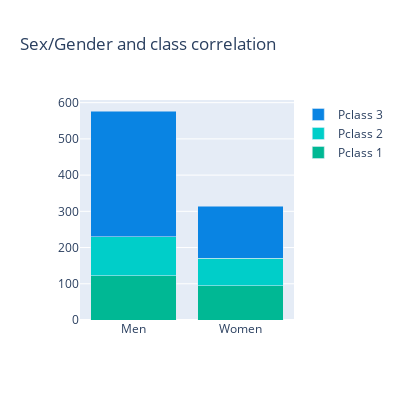

Notebook code for this chart:
### Markdown cell above
* **Sex - Pclass** > *Correlation*: -0.13

### Code cell
fig = go.Figure()

ct = pd.crosstab(df2['Sex'], df2['Pclass'])
ct.index = ['Men', 'Women'] 


colors = ['#00b894', '#00cec9', '#0984e3'] 

for i, pclass in enumerate(ct.columns):
    fig.add_trace(go.Bar(x=ct.index, y=ct[pclass], name=f'Pclass {pclass}', marker_color=colors[i]))

fig.update_layout(barmode='stack', title="Sex/Gender and class correlation")
fig.update_layout(
    height=400,
    width=400
)
fig.show()

### Figure 1 — Plotly figure (JSON) as saved in the notebook; plotly's stock layout.template omitted (floating-point values rounded to 4 significant figures)
{"data": [{"marker": {"color": "#00b894"}, "name": "Pclass 1", "type": "bar", "x": ["Men", "Women"], "y": [122, 94]}, {"marker": {"color": "#00cec9"}, "name": "Pclass 2", "type": "bar", "x": ["Men", "Women"], "y": [108, 76]}, {"marker": {"color": "#0984e3"}, "name": "Pclass 3", "type": "bar", "x": ["Men", "Women"], "y": [347, 144]}], "layout": {"barmode": "stack", "height": 400, "title": {"text": "Sex/Gender and class correlation"}, "width": 400}}
